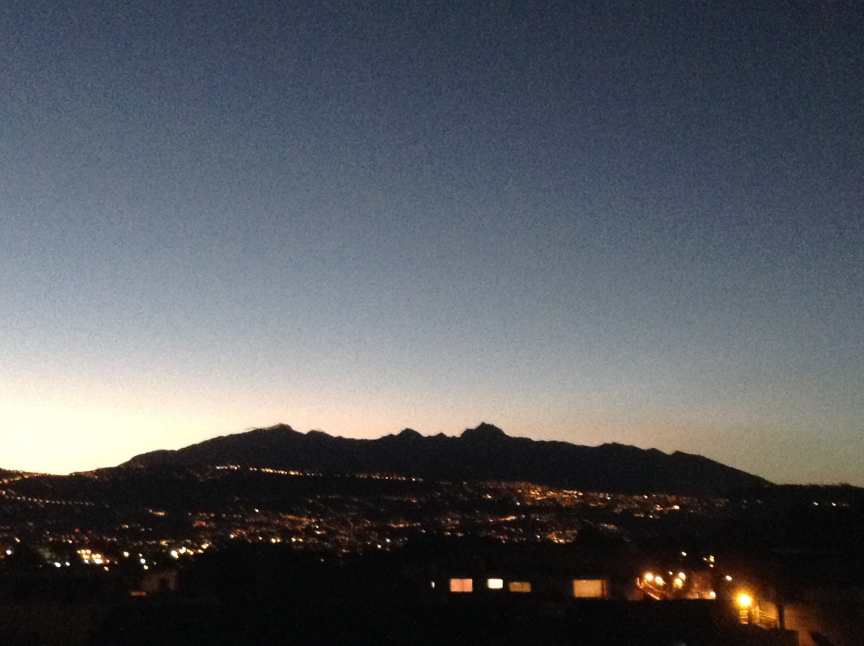
#> input picture Quito.jpg, 2592 x 1936 px (shown at 1/3 size)
$ python texto.py
#> lines starting #> are read from the running program, lines starting #| are printed output that depends on the picture
#Importar biblioteca openCV
import cv2
import numpy as np
#Leer imagen y redimensionar
img = cv2.imread('Quito.jpg')
#> img is the input picture: shape (1936, 2592, 3); mean B, G, R 93.4, 88.3, 85.7
img = cv2.resize(img, (720, 570))
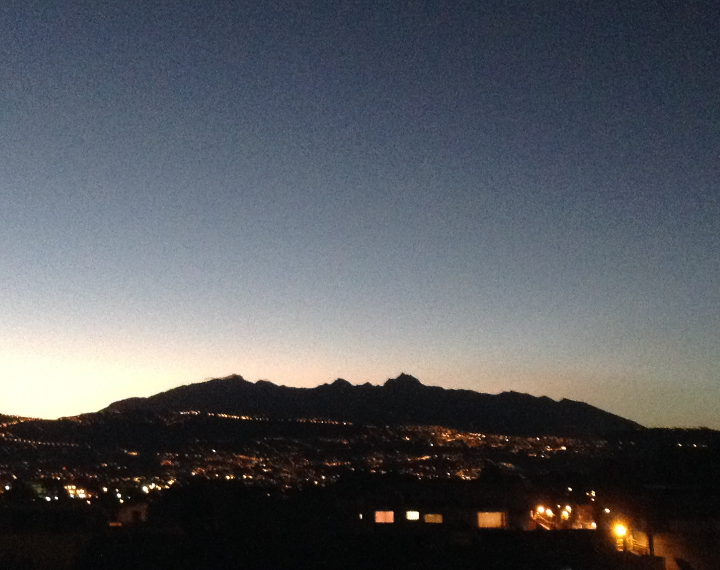
#> img: shape (570, 720, 3); mean B, G, R 93.3, 88.2, 85.6
#Características del texto
ubicacion = (20,150)
ubicacion2 = (20,300)
tipoLetra = cv2.FONT_HERSHEY_TRIPLEX
tamañoLetra = 1.9
colorLetra = (255,0,0)
grosorLetra = 2
#Escribir numeros del 1 al 20
for i in range(25):
    texto = np.random.rand()
    #Copiar imagen
    img2 = img.copy()
    #Escribir Texto
    cv2.putText(img2, str(texto), ubicacion, tipoLetra, tamañoLetra, colorLetra, grosorLetra)
    cv2.putText(img2, "%.2f[unidades]" % (texto), ubicacion2, tipoLetra, tamañoLetra, colorLetra, grosorLetra)
    #Mostrar imagen
    cv2.imshow('Imagen',img2)
    cv2.waitKey(200)
#> this loop made 25 passes
#> pass 1, `cv2.imshow('Imagen',img2)`:
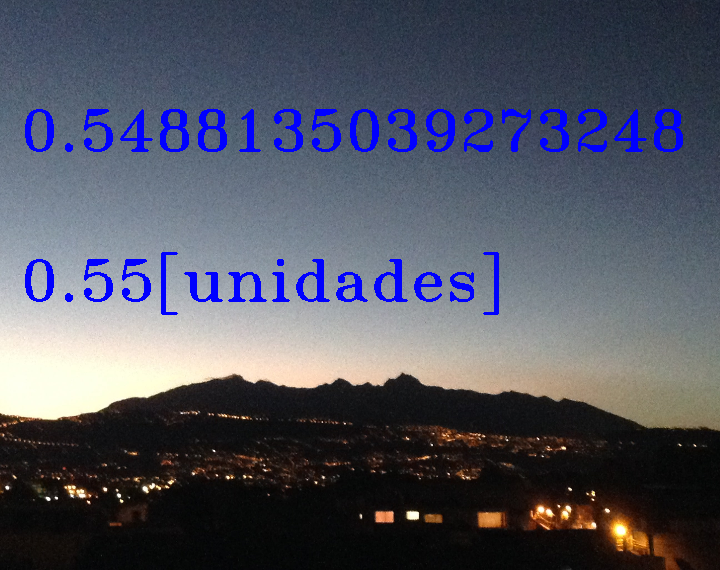
#> window 'Imagen': shape (570, 720, 3); mean B, G, R 97.8, 84, 81.8
#> pass 2, `cv2.imshow('Imagen',img2)`:
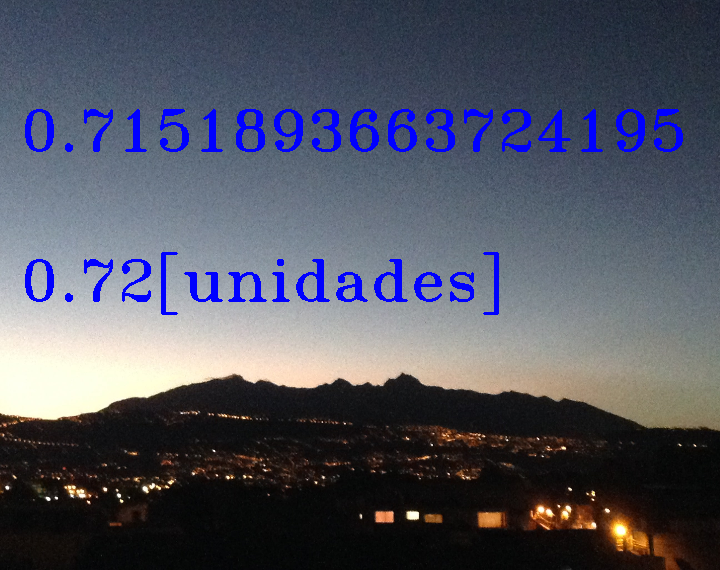
#> window 'Imagen': shape (570, 720, 3); mean B, G, R 97.7, 84.2, 82
#> after the loop:
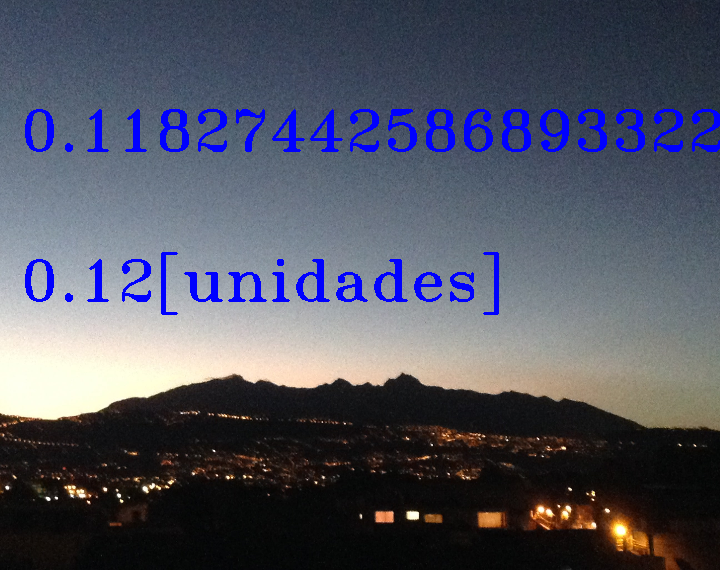
#> img2: shape (570, 720, 3); mean B, G, R 98, 84.1, 81.9

cv2.destroyAllWindows()
